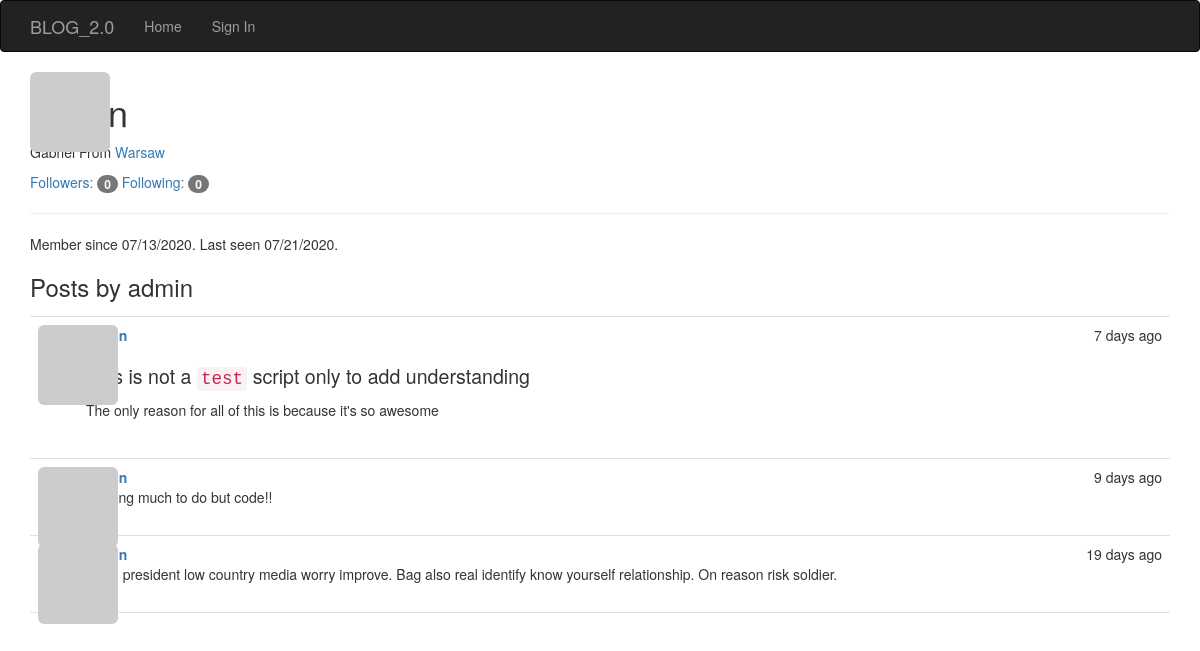
The app's page /user/admin, older data.
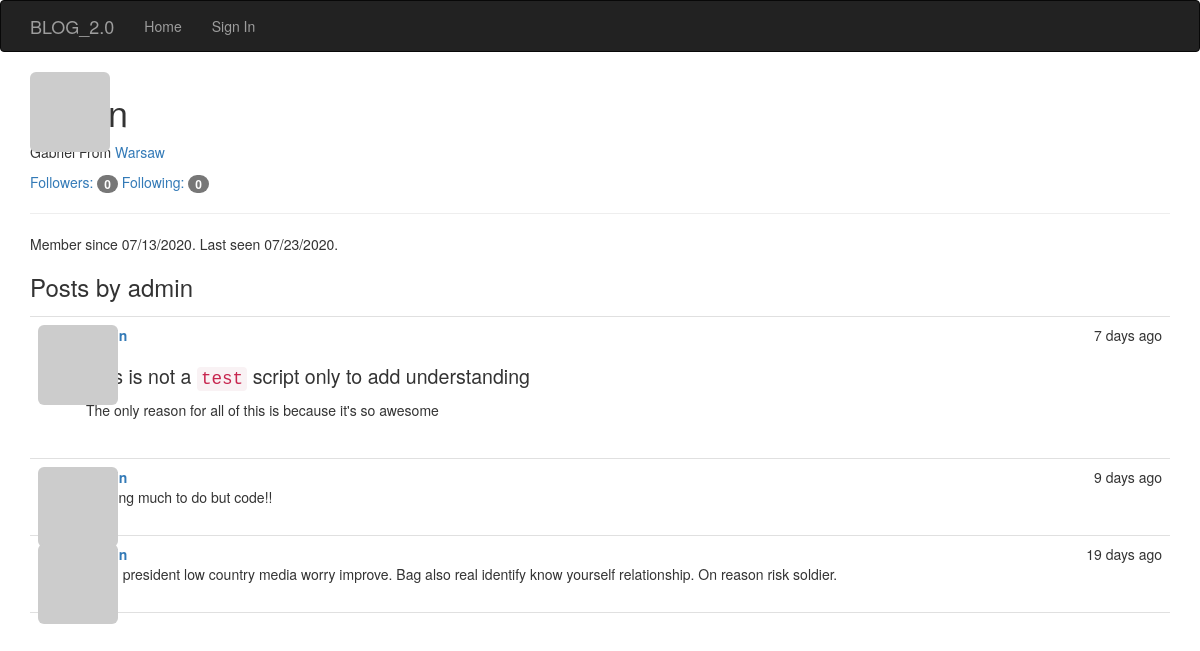
The same page, newer data.
### app/models.py (models this page shows, shortened)
class User(UserMixin, db.Model):
    __tablename__ = 'users'
    id = db.Column(db.Integer, primary_key=True)
    email = db.Column(db.String(64), unique=True, index=True)
    username = db.Column(db.String(64), unique=True, index=True)
    name = db.Column(db.String(64))
    location = db.Column(db.String(64))
    about_me = db.Column(db.Text())
    member_since = db.Column(db.DateTime(), default=datetime.utcnow)
    last_seen = db.Column(db.DateTime(), default=datetime.utcnow)
    password_hash = db.Column(db.String(128))
    avatar_hash = db.Column(db.String(32))
    role_id = db.Column(db.Integer, db.ForeignKey('roles.id'))
    confirmed = db.Column(db.Boolean, default=False)
    posts = db.relationship('Post', backref='author', lazy='dynamic')
    followed = db.relationship('Follow', foreign_keys=[Follow.follower_id], backref=db.backref('follower', lazy='joined'), lazy='dynamic', cascade='all, delete-orphan')
    followers = db.relationship('Follow', foreign_keys=[Follow.followed_id], backref=db.backref('followed', lazy='joined'), lazy='dynamic', cascade='all, delete-orphan')
    @property
    def password(self):
        '''
        Password property to prevent reading passwords directly
        '''
        raise AttributeError('Password is not a readable attribute')
    def gravatar(self, size=100, default='identicon', rating='g'):
        if request.is_secure:
            url = 'https://secure.gravatar.com/avatar'
        else:
            url = 'http://www.gravatar.com/avatar'
            hash = self.avatar_hash or self.gravatar_hash()
        return '{url}/{hash}?s={size}&d={default}&r={rating}'.format(
            url=url, hash=hash, size=size, default=default, rating=rating)
    def gravatar_hash(self):
        return hashlib.md5(self.email.lower().encode('utf-8')).hexdigest()

class Post(db.Model):
    __tablename__='posts'
    id = db.Column(db.Integer, primary_key=True)
    body = db.Column(db.Text)
    timestamp = db.Column(db.DateTime, index=True, default=datetime.utcnow)
    author_id = db.Column(db.Integer, db.ForeignKey('users.id'))
    body_html = db.Column(db.Text)

### app/main/views.py (the view)
@main.route('/user/<username>')
def user(username):
    user = User.query.filter_by(username=username).first_or_404()
    posts = user.posts.order_by(Post.timestamp.desc()).all()
    return render_template('user.html', user=user, posts=posts)

### app/auth/views.py (called while the page is built)
@auth.before_app_request
def before_request():
    if current_user.is_authenticated:
        current_user.ping()
        if not current_user.confirmed \
                and request.endpoint \
                and request.blueprint != 'auth' \
                and request.endpoint != 'static':
            return redirect(url_for('auth.unconfirmed'))

### app/main/__init__.py (called while the page is built)
@main.app_context_processor
def inject_permission():
    return dict(Permission=Permission)

### app/models.py (called while the page is built)
    def can(self, permissions):
        return False

    def is_administrator(self):
        return False

### app/templates/user.html (shortened to what this page needs)
{% extends 'base.html' %}
{% import "bootstrap/wtf.html" as wtf %}
{% block head %}
  {{ super() }}
{% endblock %}
{% block page_content %}
<img class="img-rounded profile-thumbnail" src="{{ user.gravatar(size=256) }}">
<div class='page_header'>
  <h1>{{ user.username }} </h1>
  {% if user.name or user.location %}
  <p>
    {% if user.location %}
      From <a href="http://maps.google.com/?q={{ user.location }}">
        {{ user.location }}
        </a>
      {% endif %}
  </p>
  {% endif %}
  <p>
    <a href="{{ url_for('.followers', username=user.username) }}"> Followers: <span class="badge">{{ user.followers.count() }}</span></a>
    <a href="{{ url_for('.followed_by', username=user.username) }}">Following: <span class="badge">{{ user.followed.count() }}</span></a>
  </p>
  <hr>
  <p>
    Member since {{ moment(user.member_since).format('L') }}.
    Last seen {{ moment(user.last_seen).format('L') }}.
  </p>
</div>
<h3>Posts by {{ user.username }}</h3>
{% include '_posts.html' %}
{% endblock %}

### app/templates/base.html (shortened to what this page needs)
{% extends "bootstrap/base.html" %}
{% import "bootstrap/wtf.html" as wtf %}
{% block head %}
{{ super() }}
  <link rel="stylesheet" type="text/css" href="{{ url_for('static', filename='styles.css') }}">
{% endblock %}
{% block navbar %}
<div class="navbar navbar-inverse" role="navigation">
  <div class="container">
    <div class="navbar-header">
      <a class="navbar-brand" href="/">BLOG_2.0</a>
    </div>
    <div class="navbar-collapse collapse">
      <ul class="nav navbar-nav">
        <li><a href="{{ url_for('main.index')}}">Home</a></li>
        {% if current_user.is_authenticated %}
          <li><a href="{{ url_for('auth.logout') }}">Sign Out</a></li>
        {% else %}
        <li><a href="{{ url_for('auth.login') }}">Sign In</a></li>
        {% endif %}
      </ul>
    </div>
  </div>
</div>
{% endblock %}
{% block content %}
<div class="container">
  {% block page_content %}{% endblock page_content%}
</div>
{% endblock content%}

### app/templates/_posts.html (shortened to what this page needs)
<ul class="posts">
  {% for post in posts %}
  <li class="post">
    <div class="profile-thumbnail">
      <a href="{{ url_for('.user', username=post.author.username) }}">
        <img class="img-rounded profile-thumbnail" src="{{ post.author.gravatar(size=40) }}">
      </a>
    </div>
    <div class="post-content">
      <div class="post-date">{{ moment(post.timestamp).fromNow() }}</div>
      <div class="post-author">
        <a href="{{ url_for('.user', username=post.author.username) }}">{{ post.author.username }}</a>
      </div>
      <div class="post-body">
        {% if post.body_html %}
          {{ post.body_html | safe }}
        {% else %}
          {{ post.body }}
        {% endif %}
      </div>
      <div class="post-footer">
        <a href="{{ url_for('.post', id=post.id) }}">
          <span class="label label default">Permalink</span>
        </a>
      </div>
    </div>
  </li>
  {% endfor %}
</ul>

### app/static/styles.css (style rules this page uses)
.profile-thumbnail { position: absolute; }
ul.posts { list-style-type: none; padding: 0px; margin: 16px 0px 0px 0px; border-top: 1px solid #e0e0e0; }
ul.posts li.post { padding: 8px; border-bottom: 1px solid #e0e0e0; }
div.post-date { float: right; }
div.post-author { font-weight: bold; }
div.post-content { margin-left: 48px; min-height: 48px; }
div.post-footer { text-align: right; }
.post-body h1 { font-size: 140%; }

Row changes from the older to the newer data that the page shows:
changed User "admin": last_seen "07/21/2020" → "07/23/2020"
